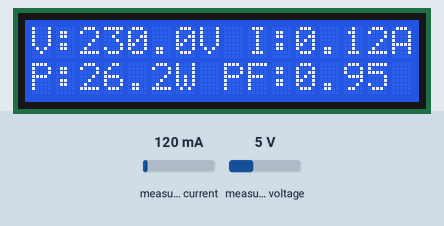
This sketch was run on a simulated Arduino Uno, built with avr-gcc and run on an emulated ATmega328P. Shown: 16×2 character LCD. Inputs (shaded band) come from the test bench; at power-on: measured current 120 mA, measured voltage 5 V. What the sketch prints to the serial monitor is not drawn.

Above: at 2.7 s.
2.8 s: measured current set to 40 mA
At 5.2 s:
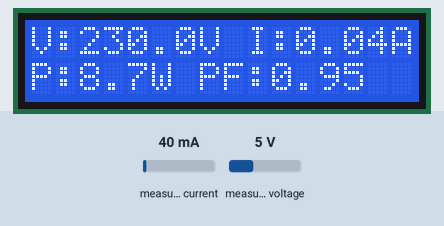
5.8 s: measured current set to 500 mA
At 7.7 s:
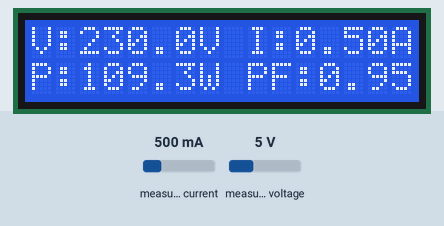
8.0 s: measured voltage set to 0.3 V
At 9.5 s:
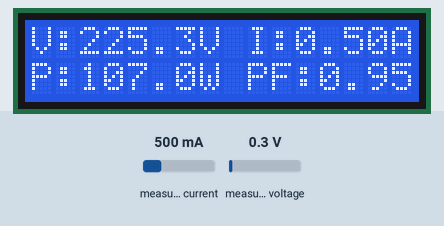
10.2 s: measured voltage set to 3.8 V
At 12.3 s:
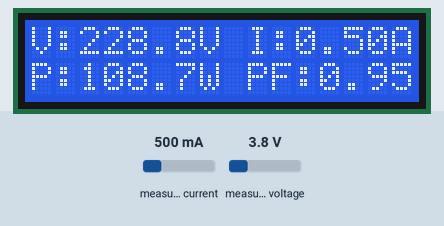
Timing chart, 0 to 13.4 s (numbered marks = the images above; inputs shaded):
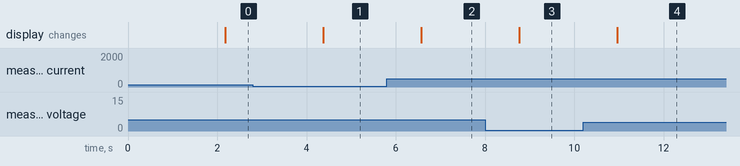

Measured:
- after the input at 2.8 s, the display: changes after 1.6 s (image 1)
- after the input at 5.8 s, the display: changes after 0.77 s (image 2)
- after the input at 8.0 s, the display: changes after 0.77 s (image 3)
- after the input at 10.2 s, the display: changes after 0.77 s (image 4)

The sketch:

Smart_energymeter_.ino
```cpp
#include <SoftwareSerial.h>
#include <PZEM004Tv30.h>
#include <Wire.h>
#include <LiquidCrystal_I2C.h>

// ===== PIN DEFINITIONS (MATCHING YOUR WIRING) =====
#define PZEM_RX_PIN 8 // Arduino RX (listens) – connect to PZEM TX
#define PZEM_TX_PIN 9 // Arduino TX (speaks) – connect to PZEM RX

// ===== OBJECTS =====
SoftwareSerial pzemSWSerial(PZEM_RX_PIN, PZEM_TX_PIN);
PZEM004Tv30 pzem(pzemSWSerial);

// LCD I2C – try 0x27 or 0x3F if this doesn't work
LiquidCrystal_I2C lcd(0x27, 16, 2);

// ===== VARIABLES =====
float voltage, current, power, energy, frequency, pf;
unsigned long lastDisplayTime = 0;
const unsigned long DISPLAY_INTERVAL = 2000;

void setup() {
  Serial.begin(9600);

  // For your library version, just call begin() with no arguments
  lcd.begin();
  lcd.backlight();

  lcd.setCursor(0,0);
  lcd.print("PZEM Meter Ready");
  delay(1500);
}

void loop() {
  voltage = pzem.voltage();
  current = pzem.current();
  power = pzem.power();
  energy = pzem.energy();
  frequency = pzem.frequency();
  pf = pzem.pf();

  if (millis() - lastDisplayTime >= DISPLAY_INTERVAL) {
    lcd.clear();

    if (isnan(voltage)) {
      lcd.setCursor(0, 0);
      lcd.print("PZEM Error!");
      lcd.setCursor(0, 1);
      lcd.print("Check wiring");
    } else {
      lcd.setCursor(0, 0);
      lcd.print("V:");
      lcd.print(voltage, 1);
      lcd.print("V I:");
      lcd.print(current, 2);
      lcd.print("A");

      lcd.setCursor(0, 1);
      lcd.print("P:");
      lcd.print(power, 1);
      lcd.print("W PF:");
      lcd.print(pf, 2);
    }

    lastDisplayTime = millis();
  }

  // Debug output
  Serial.print("V: "); Serial.print(voltage, 1);
  Serial.print("V I: "); Serial.print(current, 2);
  Serial.print("A P: "); Serial.print(power, 1);
  Serial.print("W PF: "); Serial.println(pf, 2);

  delay(100);
}
```
